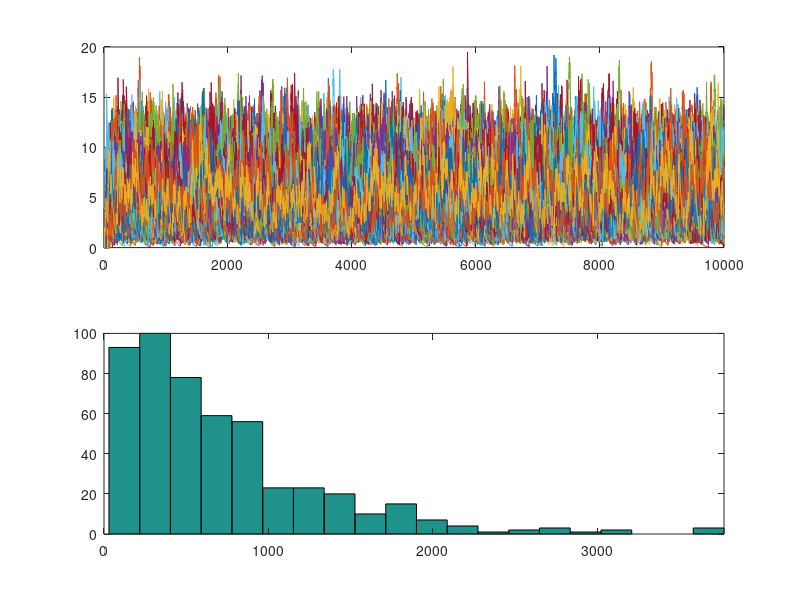

MATLAB code to generate this figure:
% leaky integrator hitting time 

clear
clc
close all

N = 500;
T = 10000;

pbump = 0.05;
xbump = 2; 
theta = 10;
r=0.02;

X = zeros(N,T);

for t=2:T
   a = find(rand(N,1)<pbump);
   X(:,t)=(1-r)*X(:,t-1);
   X(a,t)=X(a,t)+xbump;
end

tau = NaN*ones(1,N);
for n=1:N
b=find(X(n,:)>theta,1,'first');
if ~isempty(b), tau(n)=b; end
end

subplot(2,1,1)
plot(1:T,X)

subplot(2,1,2)
hist(tau,20)
axis([0 Inf 0 Inf])
